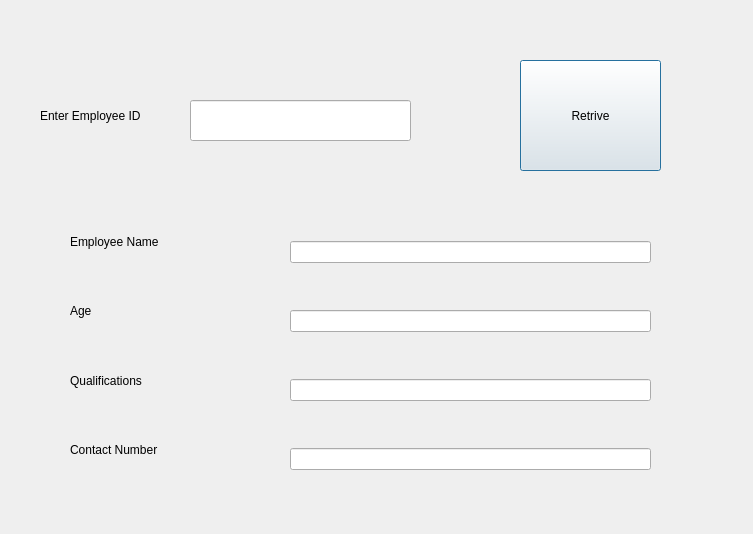
<?xml version="1.0" encoding="UTF-8"?>
<ui version="4.0">
 <class>dataretrive</class>
 <widget class="QDialog" name="dataretrive">
  <property name="geometry">
   <rect>
    <x>0</x>
    <y>0</y>
    <width>753</width>
    <height>534</height>
   </rect>
  </property>
  <property name="windowTitle">
   <string>Dialog</string>
  </property>
  <widget class="QLabel" name="label">
   <property name="geometry">
    <rect>
     <x>40</x>
     <y>80</y>
     <width>191</width>
     <height>71</height>
    </rect>
   </property>
   <property name="text">
    <string>Enter Employee ID</string>
   </property>
  </widget>
  <widget class="QLineEdit" name="EmpId">
   <property name="geometry">
    <rect>
     <x>190</x>
     <y>100</y>
     <width>221</width>
     <height>41</height>
    </rect>
   </property>
  </widget>
  <widget class="QPushButton" name="pushButton">
   <property name="geometry">
    <rect>
     <x>520</x>
     <y>60</y>
     <width>141</width>
     <height>111</height>
    </rect>
   </property>
   <property name="text">
    <string>Retrive</string>
   </property>
  </widget>
  <widget class="QWidget" name="layoutWidget">
   <property name="geometry">
    <rect>
     <x>290</x>
     <y>200</y>
     <width>361</width>
     <height>311</height>
    </rect>
   </property>
   <layout class="QVBoxLayout" name="verticalLayout">
    <item>
     <widget class="QLineEdit" name="EmpName"/>
    </item>
    <item>
     <widget class="QLineEdit" name="EmpAge"/>
    </item>
    <item>
     <widget class="QLineEdit" name="EmpQuali"/>
    </item>
    <item>
     <widget class="QLineEdit" name="EmpContact"/>
    </item>
   </layout>
  </widget>
  <widget class="QWidget" name="layoutWidget_2">
   <property name="geometry">
    <rect>
     <x>70</x>
     <y>210</y>
     <width>191</width>
     <height>271</height>
    </rect>
   </property>
   <layout class="QVBoxLayout" name="verticalLayout_2">
    <item>
     <widget class="QLabel" name="label_3">
      <property name="text">
       <string>Employee Name</string>
      </property>
     </widget>
    </item>
    <item>
     <widget class="QLabel" name="label_4">
      <property name="text">
       <string>Age</string>
      </property>
     </widget>
    </item>
    <item>
     <widget class="QLabel" name="label_5">
      <property name="text">
       <string>Qualifications</string>
      </property>
     </widget>
    </item>
    <item>
     <widget class="QLabel" name="label_6">
      <property name="text">
       <string>Contact Number</string>
      </property>
     </widget>
    </item>
   </layout>
  </widget>
 </widget>
 <resources/>
 <connections/>
</ui>
